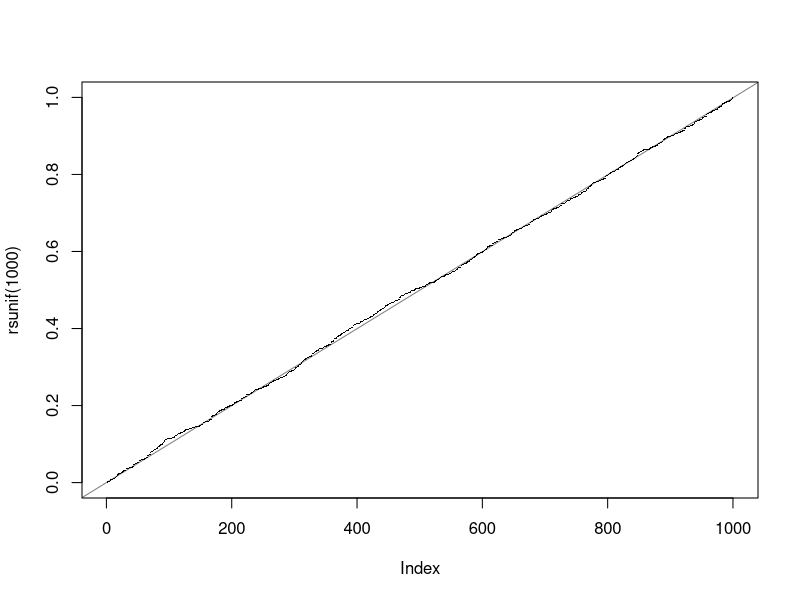

Recreate this plot in R.
## ---- chunk 1
print("This is an R code chunk")

## a fast way to generate *sorted*  U[0,1]  random numbers:
rsunif <- function(n) { n1 <- n+1
   cE <- cumsum(rexp(n1)); cE[seq_len(n)]/cE[n1] }
plot(rsunif(1000), ylim=0:1, pch=".")
abline(0,1/(1000+1), col=adjustcolor(1, 0.5))
